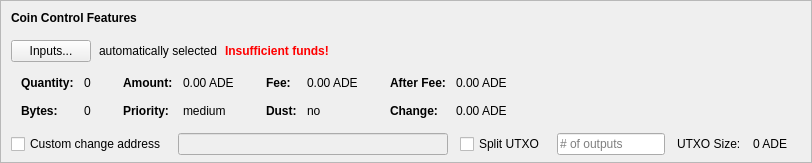
    <widget class="QFrame" name="frameCoinControl">
     <property name="sizePolicy">
      <sizepolicy hsizetype="Expanding" vsizetype="Expanding">
       <horstretch>0</horstretch>
       <verstretch>0</verstretch>
      </sizepolicy>
     </property>
     <property name="maximumSize">
      <size>
       <width>16777215</width>
       <height>16777215</height>
      </size>
     </property>
     <property name="frameShape">
      <enum>QFrame::StyledPanel</enum>
     </property>
     <property name="frameShadow">
      <enum>QFrame::Sunken</enum>
     </property>
     <layout class="QVBoxLayout" name="verticalLayoutCoinControl2">
      <property name="spacing">
       <number>0</number>
      </property>
      <property name="leftMargin">
       <number>0</number>
      </property>
      <property name="topMargin">
       <number>0</number>
      </property>
      <property name="rightMargin">
       <number>0</number>
      </property>
      <property name="bottomMargin">
       <number>6</number>
      </property>
      <item>
       <layout class="QVBoxLayout" name="verticalLayoutCoinControl" stretch="0,0,0,0,1">
        <property name="spacing">
         <number>0</number>
        </property>
        <property name="leftMargin">
         <number>10</number>
        </property>
        <property name="topMargin">
         <number>10</number>
        </property>
        <item>
         <layout class="QHBoxLayout" name="horizontalLayoutCoinControl1">
          <property name="bottomMargin">
           <number>15</number>
          </property>
          <item>
           <widget class="QLabel" name="labelCoinControlFeatures">
            <property name="sizePolicy">
             <sizepolicy hsizetype="Preferred" vsizetype="Maximum">
              <horstretch>0</horstretch>
              <verstretch>0</verstretch>
             </sizepolicy>
            </property>
            <property name="font">
             <font>
              <weight>75</weight>
              <bold>true</bold>
             </font>
            </property>
            <property name="styleSheet">
             <string notr="true">font-weight:bold;</string>
            </property>
            <property name="text">
             <string>Coin Control Features</string>
            </property>
           </widget>
          </item>
         </layout>
        </item>
        <item>
         <layout class="QHBoxLayout" name="horizontalLayoutCoinControl2" stretch="0,0,0,0">
          <property name="spacing">
           <number>8</number>
          </property>
          <property name="bottomMargin">
           <number>10</number>
          </property>
          <item>
           <widget class="QPushButton" name="pushButtonCoinControl">
            <property name="styleSheet">
             <string notr="true"/>
            </property>
            <property name="text">
             <string>Inputs...</string>
            </property>
            <property name="autoDefault">
             <bool>false</bool>
            </property>
           </widget>
          </item>
          <item>
           <widget class="QLabel" name="labelCoinControlAutomaticallySelected">
            <property name="text">
             <string>automatically selected</string>
            </property>
            <property name="margin">
             <number>5</number>
            </property>
           </widget>
          </item>
          <item>
           <widget class="QLabel" name="labelCoinControlInsuffFunds">
            <property name="font">
             <font>
              <weight>75</weight>
              <bold>true</bold>
             </font>
            </property>
            <property name="styleSheet">
             <string notr="true">color:red;font-weight:bold;</string>
            </property>
            <property name="text">
             <string>Insufficient funds!</string>
            </property>
            <property name="margin">
             <number>5</number>
            </property>
           </widget>
          </item>
          <item>
           <spacer name="horizontalSpacerCoinControl">
            <property name="orientation">
             <enum>Qt::Horizontal</enum>
            </property>
            <property name="sizeHint" stdset="0">
             <size>
              <width>40</width>
              <height>1</height>
             </size>
            </property>
           </spacer>
          </item>
         </layout>
        </item>
        <item>
         <widget class="QWidget" name="widgetCoinControl" native="true">
          <property name="sizePolicy">
           <sizepolicy hsizetype="Preferred" vsizetype="Preferred">
            <horstretch>0</horstretch>
            <verstretch>0</verstretch>
           </sizepolicy>
          </property>
          <property name="minimumSize">
           <size>
            <width>0</width>
            <height>0</height>
           </size>
          </property>
          <property name="styleSheet">
           <string notr="true"/>
          </property>
          <layout class="QHBoxLayout" name="horizontalLayoutCoinControl5">
           <property name="leftMargin">
            <number>0</number>
           </property>
           <property name="topMargin">
            <number>0</number>
           </property>
           <property name="rightMargin">
            <number>0</number>
           </property>
           <property name="bottomMargin">
            <number>0</number>
           </property>
           <item>
            <layout class="QHBoxLayout" name="horizontalLayoutCoinControl3" stretch="0,0,0,1">
             <property name="spacing">
              <number>20</number>
             </property>
             <property name="topMargin">
              <number>0</number>
             </property>
             <property name="bottomMargin">
              <number>10</number>
             </property>
             <item>
              <layout class="QFormLayout" name="formLayoutCoinControl1">
               <property name="horizontalSpacing">
                <number>10</number>
               </property>
               <property name="verticalSpacing">
                <number>14</number>
               </property>
               <property name="leftMargin">
                <number>10</number>
               </property>
               <property name="topMargin">
                <number>4</number>
               </property>
               <property name="rightMargin">
                <number>6</number>
               </property>
               <item row="0" column="0">
                <widget class="QLabel" name="labelCoinControlQuantityText">
                 <property name="font">
                  <font>
                   <weight>75</weight>
                   <bold>true</bold>
                  </font>
                 </property>
                 <property name="text">
                  <string>Quantity:</string>
                 </property>
                 <property name="margin">
                  <number>0</number>
                 </property>
                </widget>
               </item>
               <item row="0" column="1">
                <widget class="QLabel" name="labelCoinControlQuantity">
                 <property name="cursor">
                  <cursorShape>IBeamCursor</cursorShape>
                 </property>
                 <property name="contextMenuPolicy">
                  <enum>Qt::ActionsContextMenu</enum>
                 </property>
                 <property name="text">
                  <string notr="true">0</string>
                 </property>
                 <property name="margin">
                  <number>0</number>
                 </property>
                 <property name="textInteractionFlags">
                  <set>Qt::LinksAccessibleByMouse|Qt::TextSelectableByKeyboard|Qt::TextSelectableByMouse</set>
                 </property>
                </widget>
               </item>
               <item row="1" column="0">
                <widget class="QLabel" name="labelCoinControlBytesText">
                 <property name="font">
                  <font>
                   <weight>75</weight>
                   <bold>true</bold>
                  </font>
                 </property>
                 <property name="text">
                  <string>Bytes:</string>
                 </property>
                </widget>
               </item>
               <item row="1" column="1">
                <widget class="QLabel" name="labelCoinControlBytes">
                 <property name="cursor">
                  <cursorShape>IBeamCursor</cursorShape>
                 </property>
                 <property name="contextMenuPolicy">
                  <enum>Qt::ActionsContextMenu</enum>
                 </property>
                 <property name="text">
                  <string notr="true">0</string>
                 </property>
                 <property name="textInteractionFlags">
                  <set>Qt::LinksAccessibleByMouse|Qt::TextSelectableByKeyboard|Qt::TextSelectableByMouse</set>
                 </property>
                </widget>
               </item>
              </layout>
             </item>
             <item>
              <layout class="QFormLayout" name="formLayoutCoinControl2">
               <property name="horizontalSpacing">
                <number>10</number>
               </property>
               <property name="verticalSpacing">
                <number>14</number>
               </property>
               <property name="leftMargin">
                <number>6</number>
               </property>
               <property name="topMargin">
                <number>4</number>
               </property>
               <property name="rightMargin">
                <number>6</number>
               </property>
               <item row="0" column="0">
                <widget class="QLabel" name="labelCoinControlAmountText">
                 <property name="font">
                  <font>
                   <weight>75</weight>
                   <bold>true</bold>
                  </font>
                 </property>
                 <property name="text">
                  <string>Amount:</string>
                 </property>
                 <property name="margin">
                  <number>0</number>
                 </property>
                </widget>
               </item>
               <item row="0" column="1">
                <widget class="QLabel" name="labelCoinControlAmount">
                 <property name="cursor">
                  <cursorShape>IBeamCursor</cursorShape>
                 </property>
                 <property name="contextMenuPolicy">
                  <enum>Qt::ActionsContextMenu</enum>
                 </property>
                 <property name="text">
                  <string notr="true">0.00 ADE</string>
                 </property>
                 <property name="textInteractionFlags">
                  <set>Qt::LinksAccessibleByMouse|Qt::TextSelectableByKeyboard|Qt::TextSelectableByMouse</set>
                 </property>
                </widget>
               </item>
               <item row="1" column="0">
                <widget class="QLabel" name="labelCoinControlPriorityText">
                 <property name="font">
                  <font>
                   <weight>75</weight>
                   <bold>true</bold>
                  </font>
                 </property>
                 <property name="text">
                  <string>Priority:</string>
                 </property>
                </widget>
               </item>
               <item row="1" column="1">
                <widget class="QLabel" name="labelCoinControlPriority">
                 <property name="cursor">
                  <cursorShape>IBeamCursor</cursorShape>
                 </property>
                 <property name="contextMenuPolicy">
                  <enum>Qt::ActionsContextMenu</enum>
                 </property>
                 <property name="text">
                  <string>medium</string>
                 </property>
                 <property name="textInteractionFlags">
                  <set>Qt::LinksAccessibleByMouse|Qt::TextSelectableByKeyboard|Qt::TextSelectableByMouse</set>
                 </property>
                </widget>
               </item>
              </layout>
             </item>
             <item>
              <layout class="QFormLayout" name="formLayoutCoinControl3">
               <property name="horizontalSpacing">
                <number>10</number>
               </property>
               <property name="verticalSpacing">
                <number>14</number>
               </property>
               <property name="leftMargin">
                <number>6</number>
               </property>
               <property name="topMargin">
                <number>4</number>
               </property>
               <property name="rightMargin">
                <number>6</number>
               </property>
               <item row="0" column="0">
                <widget class="QLabel" name="labelCoinControlFeeText">
                 <property name="font">
                  <font>
                   <weight>75</weight>
                   <bold>true</bold>
                  </font>
                 </property>
                 <property name="text">
                  <string>Fee:</string>
                 </property>
                 <property name="margin">
                  <number>0</number>
                 </property>
                </widget>
               </item>
               <item row="0" column="1">
                <widget class="QLabel" name="labelCoinControlFee">
                 <property name="cursor">
                  <cursorShape>IBeamCursor</cursorShape>
                 </property>
                 <property name="contextMenuPolicy">
                  <enum>Qt::ActionsContextMenu</enum>
                 </property>
                 <property name="text">
                  <string notr="true">0.00 ADE</string>
                 </property>
                 <property name="textInteractionFlags">
                  <set>Qt::LinksAccessibleByMouse|Qt::TextSelectableByKeyboard|Qt::TextSelectableByMouse</set>
                 </property>
                </widget>
               </item>
               <item row="1" column="0">
                <widget class="QLabel" name="labelCoinControlLowOutputText">
                 <property name="font">
                  <font>
                   <weight>75</weight>
                   <bold>true</bold>
                  </font>
                 </property>
                 <property name="text">
                  <string>Dust:</string>
                 </property>
                </widget>
               </item>
               <item row="1" column="1">
                <widget class="QLabel" name="labelCoinControlLowOutput">
                 <property name="cursor">
                  <cursorShape>IBeamCursor</cursorShape>
                 </property>
                 <property name="contextMenuPolicy">
                  <enum>Qt::ActionsContextMenu</enum>
                 </property>
                 <property name="text">
                  <string>no</string>
                 </property>
                 <property name="textInteractionFlags">
                  <set>Qt::LinksAccessibleByMouse|Qt::TextSelectableByKeyboard|Qt::TextSelectableByMouse</set>
                 </property>
                </widget>
               </item>
              </layout>
             </item>
             <item>
              <layout class="QFormLayout" name="formLayoutCoinControl4">
               <property name="horizontalSpacing">
                <number>10</number>
               </property>
               <property name="verticalSpacing">
                <number>14</number>
               </property>
               <property name="leftMargin">
                <number>6</number>
               </property>
               <property name="topMargin">
                <number>4</number>
               </property>
               <property name="rightMargin">
                <number>6</number>
               </property>
               <item row="0" column="0">
                <widget class="QLabel" name="labelCoinControlAfterFeeText">
                 <property name="font">
                  <font>
                   <weight>75</weight>
                   <bold>true</bold>
                  </font>
                 </property>
                 <property name="text">
                  <string>After Fee:</string>
                 </property>
                 <property name="margin">
                  <number>0</number>
                 </property>
                </widget>
               </item>
               <item row="0" column="1">
                <widget class="QLabel" name="labelCoinControlAfterFee">
                 <property name="cursor">
                  <cursorShape>IBeamCursor</cursorShape>
                 </property>
                 <property name="contextMenuPolicy">
                  <enum>Qt::ActionsContextMenu</enum>
                 </property>
                 <property name="text">
                  <string notr="true">0.00 ADE</string>
                 </property>
                 <property name="textInteractionFlags">
                  <set>Qt::LinksAccessibleByMouse|Qt::TextSelectableByKeyboard|Qt::TextSelectableByMouse</set>
                 </property>
                </widget>
               </item>
               <item row="1" column="0">
                <widget class="QLabel" name="labelCoinControlChangeText">
                 <property name="font">
                  <font>
                   <weight>75</weight>
                   <bold>true</bold>
                  </font>
                 </property>
                 <property name="text">
                  <string>Change:</string>
                 </property>
                </widget>
               </item>
               <item row="1" column="1">
                <widget class="QLabel" name="labelCoinControlChange">
                 <property name="cursor">
                  <cursorShape>IBeamCursor</cursorShape>
                 </property>
                 <property name="contextMenuPolicy">
                  <enum>Qt::ActionsContextMenu</enum>
                 </property>
                 <property name="text">
                  <string notr="true">0.00 ADE</string>
                 </property>
                 <property name="textInteractionFlags">
                  <set>Qt::LinksAccessibleByMouse|Qt::TextSelectableByKeyboard|Qt::TextSelectableByMouse</set>
                 </property>
                </widget>
               </item>
              </layout>
             </item>
            </layout>
           </item>
          </layout>
         </widget>
        </item>
        <item>
         <layout class="QHBoxLayout" name="horizontalLayoutCoinControl4" stretch="0,0,0,0,0,0,0">
          <property name="spacing">
           <number>12</number>
          </property>
          <property name="sizeConstraint">
           <enum>QLayout::SetDefaultConstraint</enum>
          </property>
          <property name="topMargin">
           <number>5</number>
          </property>
          <property name="rightMargin">
           <number>5</number>
          </property>
          <item>
           <widget class="QCheckBox" name="checkBoxCoinControlChange">
            <property name="toolTip">
             <string>If this is activated, but the change address is empty or invalid, change will be sent to a newly generated address.</string>
            </property>
            <property name="text">
             <string>Custom change address</string>
            </property>
           </widget>
          </item>
          <item>
           <widget class="QValidatedLineEdit" name="lineEditCoinControlChange">
            <property name="enabled">
             <bool>false</bool>
            </property>
            <property name="sizePolicy">
             <sizepolicy hsizetype="Expanding" vsizetype="Fixed">
              <horstretch>0</horstretch>
              <verstretch>0</verstretch>
             </sizepolicy>
            </property>
           </widget>
          </item>
          <item>
           <widget class="QCheckBox" name="splitBlockCheckBox">
            <property name="text">
             <string>Split UTXO</string>
            </property>
           </widget>
          </item>
          <item>
           <widget class="QLineEdit" name="splitBlockLineEdit">
            <property name="sizePolicy">
             <sizepolicy hsizetype="Fixed" vsizetype="Fixed">
              <horstretch>50</horstretch>
              <verstretch>0</verstretch>
             </sizepolicy>
            </property>
            <property name="placeholderText">
             <string># of outputs</string>
            </property>
           </widget>
          </item>
          <item>
           <widget class="QLabel" name="labelBlockSizeText">
            <property name="text">
             <string>UTXO Size:</string>
            </property>
           </widget>
          </item>
          <item>
           <widget class="QLabel" name="labelBlockSize">
            <property name="text">
             <string>0 ADE</string>
            </property>
           </widget>
          </item>
          <item>
           <widget class="QLabel" name="labelCoinControlChangeLabel">
            <property name="sizePolicy">
             <sizepolicy hsizetype="Preferred" vsizetype="Expanding">
              <horstretch>0</horstretch>
              <verstretch>0</verstretch>
             </sizepolicy>
            </property>
            <property name="minimumSize">
             <size>
              <width>0</width>
              <height>0</height>
             </size>
            </property>
            <property name="text">
             <string/>
            </property>
            <property name="margin">
             <number>3</number>
            </property>
           </widget>
          </item>
         </layout>
        </item>
        <item>
         <spacer name="verticalSpacerCoinControl">
          <property name="orientation">
           <enum>Qt::Vertical</enum>
          </property>
          <property name="sizeHint" stdset="0">
           <size>
            <width>800</width>
            <height>1</height>
           </size>
          </property>
         </spacer>
        </item>
       </layout>
      </item>
     </layout>
    </widget>
